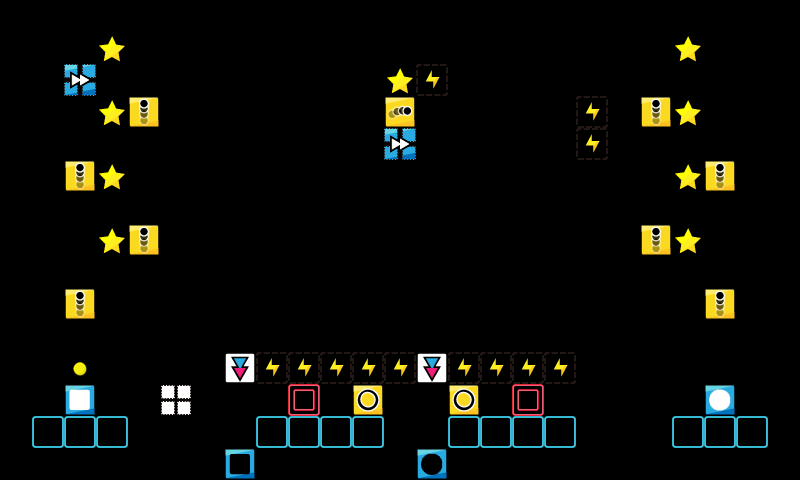

A level layout from a 2D game, rendered from its tile map. Below: a short description, then the map file with tile-grid data replaced by summaries:
An orthogonal 25x15 tile map with 32x32 px tiles, 1 tile layer (map).

<map version="1.2" tiledversion="1.3.1" orientation="orthogonal" renderorder="right-down" compressionlevel="0" width="25" height="15" tilewidth="32" tileheight="32" infinite="0" nextlayerid="3" nextobjectid="1">
 <properties>
  <property name="ad" value="false" />
 </properties>
 <tileset firstgid="1" name="map_tiles" tilewidth="32" tileheight="32" tilecount="225" columns="15">
  <image source="../../img/map_tiles.png" width="480" height="480" />
 </tileset>
 <layer id="1" name="map" width="25" height="15">
  <data>[375 cells, 58 non-empty, 15 distinct tile ids]</data>
 </layer>
 <objectgroup id="2" name="Object Layer 1" />
</map>
